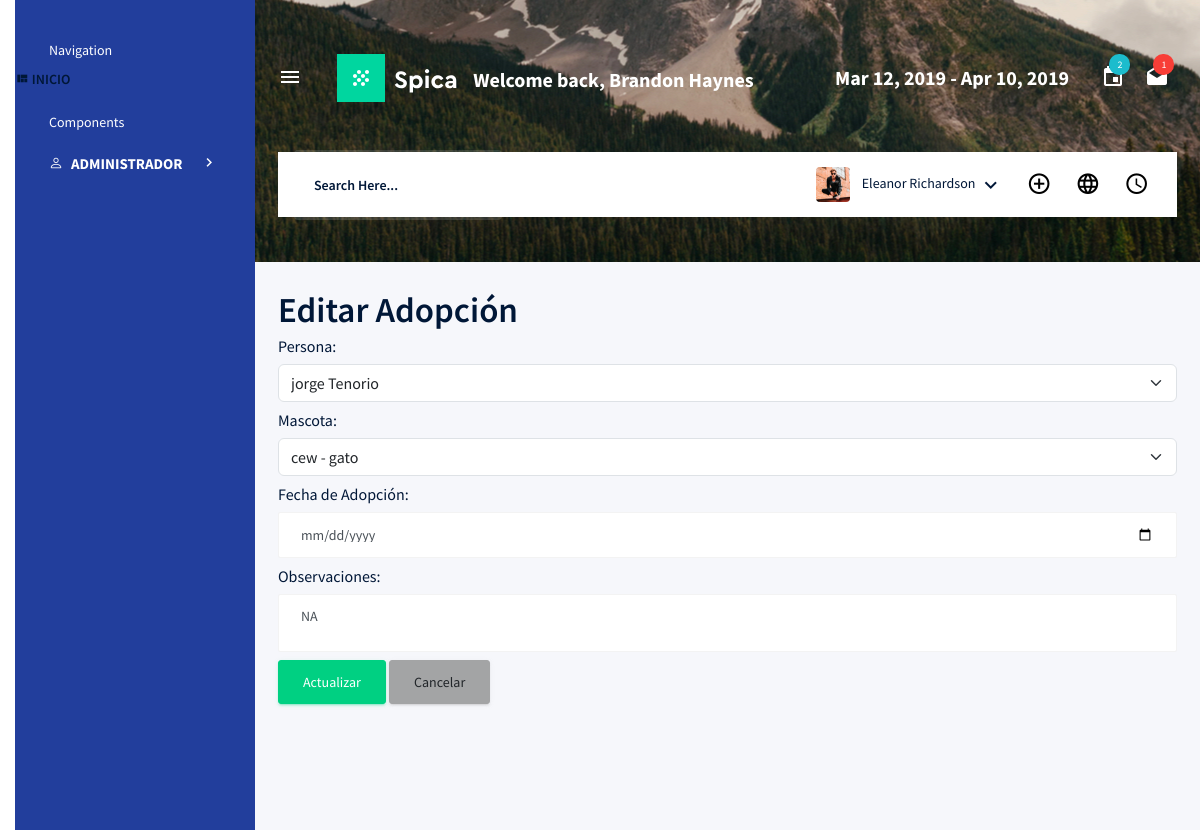
The app's page /adopciones/editar/1/ with its own data.
### Aplicaciones/mascota/models.py (models this page shows, shortened)
class Adopcion(models.Model):
    persona = models.ForeignKey(Persona, on_delete=models.CASCADE)
    mascota = models.ForeignKey(Mascota, on_delete=models.CASCADE)
    fecha_adopcion = models.DateField()
    observaciones = models.TextField(null=True, blank=True)

class Persona(models.Model):
    nombre = models.CharField(max_length=100)
    apellido = models.CharField(max_length=100)
    cedula = models.CharField(max_length=20, unique=True)
    telefono = models.CharField(max_length=20)
    direccion = models.CharField(max_length=200)

class Mascota(models.Model):
    ESTADO_CHOICES = [
        ('disponible', 'Disponible'),
        ('no_disponible', 'No Disponible'),
    ]
    nombre = models.CharField(max_length=100)
    tipo = models.CharField(max_length=50)
    raza = models.CharField(max_length=100)
    sexo = models.CharField(max_length=10)
    fecha_ingreso = models.DateField()
    estado = models.CharField(max_length=15, choices=ESTADO_CHOICES, default='disponible')
    observaciones = models.TextField(null=True, blank=True)

### Aplicaciones/mascota/views.py (the view, shortened to what this page needs)
# urls.py: path('adopciones/editar/<int:id>/', views.editar_adopcion, name='editar_adopcion'),
def editar_adopcion(request, id):
    adopcion = get_object_or_404(Adopcion, id=id)
    personas = Persona.objects.all()
    mascotas = Mascota.objects.all()
    return render(request, 'mascotas/editar_adopcion.html', {
        'adopcion': adopcion,
        'personas': personas,
        'mascotas': mascotas,
    })

### Aplicaciones/mascota/templates/mascotas/editar_adopcion.html (shortened to what this page needs)
{% extends './index.html' %}
{% block body %}
<h1>Editar Adopción</h1>
<form method="post">
    <label>Persona:</label>
    <select name="persona" class="form-select mb-2" required>
        {% for persona in personas %}
        <option value="{{ persona.id }}" {% if persona.id == adopcion.persona.id %}selected{% endif %}>
            {{ persona.nombre }} {{ persona.apellido }}
        </option>
        {% endfor %}
    </select>
    <label>Mascota:</label>
    <select name="mascota" class="form-select mb-2" required>
        {% for mascota in mascotas %}
        <option value="{{ mascota.id }}" {% if mascota.id == adopcion.mascota.id %}selected{% endif %}>
            {{ mascota.nombre }} - {{ mascota.tipo }}
        </option>
        {% endfor %}
    </select>
    <label>Fecha de Adopción:</label>
    <input type="date" name="fecha_adopcion" value="{{ adopcion.fecha_adopcion }}" class="form-control mb-2" required>
    <label>Observaciones:</label>
    <textarea name="observaciones" class="form-control mb-2">{{ adopcion.observaciones }}</textarea>
    <button type="submit" class="btn btn-success">Actualizar</button>
    <a href="{% url 'listar_adopciones' %}" class="btn btn-secondary">Cancelar</a>
</form>
{% endblock %}

### records on screen
Adopcion: persona "jorge Tenorio", mascota "cew - gato", observaciones "NA"
